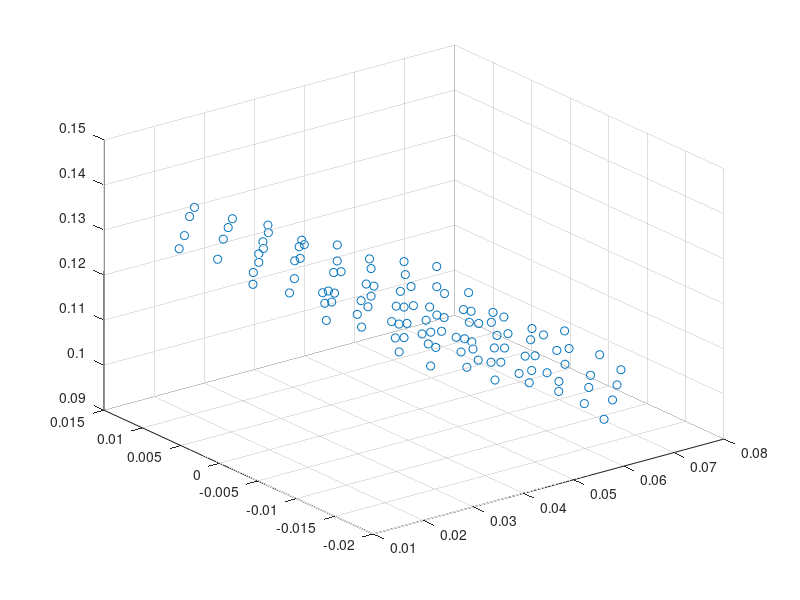

This figure's MATLAB source: (Note: this script raises an error after producing the figure.)
points = csvread('Data/d5.csv');
x = points(:, 2);
y = points(:, 3);
z = points(:, 4);

yerr = points(:, 1);

figure('Name', 'scatter');
scatter3(x, y, z);%, [], abs(yerr));
%axis equal;

[g_x, g_y, g_z] = meshgrid(0 : 0.01 : 0.03, 0 : 0.01 : 0.07, 0.0 : 0.004 : 0.013);
g_x = reshape(g_x, 1, []);
g_y = reshape(g_y, 1, []);
g_z = reshape(g_z, 1, []);

g = [g_x', g_y', g_z'];

mask = ~isnan(x);
g = g(mask, :);
points = points(mask, :);

[e, T] = calculate_point_transform(g, points(:, 2 : 4), g, points(:, 2 : 4));

transformed = nan(size(g));
for i = 1 : size(g, 1)
	tmptrans = T \ [g(i, :)'; 1];
	transformed(i, :) = tmptrans(1 : 3)';
end

% e = nan(size(transformed, 1), 1);
% for i = 1 : size(transformed, 1)
% 	e(i) = norm(transformed(i, :) - points(i, 2 : 4));
% end
% 
% e

max(e)
mean(e)
median(e)

hold on;
scatter3(transformed(:, 1), transformed(:, 2), transformed(:, 3));
hold off;

figure('Name', 'hist');
hist(e);